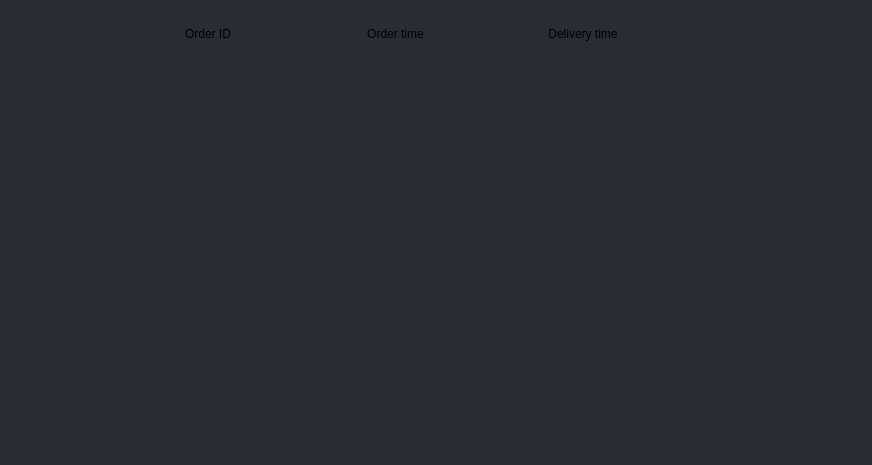
                         <widget class="QWidget" name="scrollAreaWidgetContents_4">
                          <property name="geometry">
                           <rect>
                            <x>0</x>
                            <y>0</y>
                            <width>872</width>
                            <height>465</height>
                           </rect>
                          </property>
                          <property name="styleSheet">
                           <string notr="true">background-color: rgb(40, 44, 52);</string>
                          </property>
                          <layout class="QGridLayout" name="gridLayout_2">
                           <item row="0" column="1">
                            <widget class="QLabel" name="label_227">
                             <property name="minimumSize">
                              <size>
                               <width>0</width>
                               <height>40</height>
                              </size>
                             </property>
                             <property name="maximumSize">
                              <size>
                               <width>16777215</width>
                               <height>40</height>
                              </size>
                             </property>
                             <property name="styleSheet">
                              <string notr="true">font: 14pt &quot;Times New Roman&quot;;</string>
                             </property>
                             <property name="text">
                              <string>Order ID</string>
                             </property>
                             <property name="alignment">
                              <set>Qt::AlignCenter</set>
                             </property>
                            </widget>
                           </item>
                           <item row="0" column="3">
                            <widget class="QLabel" name="label_225">
                             <property name="minimumSize">
                              <size>
                               <width>0</width>
                               <height>40</height>
                              </size>
                             </property>
                             <property name="maximumSize">
                              <size>
                               <width>16777215</width>
                               <height>40</height>
                              </size>
                             </property>
                             <property name="styleSheet">
                              <string notr="true">font: 14pt &quot;Times New Roman&quot;;</string>
                             </property>
                             <property name="text">
                              <string>Delivery time</string>
                             </property>
                             <property name="alignment">
                              <set>Qt::AlignCenter</set>
                             </property>
                            </widget>
                           </item>
                           <item row="3" column="0">
                            <widget class="QLabel" name="label_233">
                             <property name="minimumSize">
                              <size>
                               <width>0</width>
                               <height>40</height>
                              </size>
                             </property>
                             <property name="maximumSize">
                              <size>
                               <width>16777215</width>
                               <height>40</height>
                              </size>
                             </property>
                             <property name="text">
                              <string/>
                             </property>
                            </widget>
                           </item>
                           <item row="0" column="0">
                            <widget class="QLabel" name="label_222">
                             <property name="minimumSize">
                              <size>
                               <width>0</width>
                               <height>40</height>
                              </size>
                             </property>
                             <property name="maximumSize">
                              <size>
                               <width>100</width>
                               <height>40</height>
                              </size>
                             </property>
                             <property name="text">
                              <string/>
                             </property>
                            </widget>
                           </item>
                           <item row="2" column="0">
                            <widget class="QLabel" name="label_232">
                             <property name="minimumSize">
                              <size>
                               <width>0</width>
                               <height>40</height>
                              </size>
                             </property>
                             <property name="maximumSize">
                              <size>
                               <width>16777215</width>
                               <height>40</height>
                              </size>
                             </property>
                             <property name="text">
                              <string/>
                             </property>
                            </widget>
                           </item>
                           <item row="6" column="0">
                            <widget class="QLabel" name="label_236">
                             <property name="minimumSize">
                              <size>
                               <width>0</width>
                               <height>40</height>
                              </size>
                             </property>
                             <property name="maximumSize">
                              <size>
                               <width>16777215</width>
                               <height>40</height>
                              </size>
                             </property>
                             <property name="text">
                              <string/>
                             </property>
                            </widget>
                           </item>
                           <item row="4" column="0">
                            <widget class="QLabel" name="label_234">
                             <property name="minimumSize">
                              <size>
                               <width>0</width>
                               <height>40</height>
                              </size>
                             </property>
                             <property name="maximumSize">
                              <size>
                               <width>16777215</width>
                               <height>40</height>
                              </size>
                             </property>
                             <property name="text">
                              <string/>
                             </property>
                            </widget>
                           </item>
                           <item row="1" column="0">
                            <widget class="QLabel" name="label_231">
                             <property name="minimumSize">
                              <size>
                               <width>0</width>
                               <height>40</height>
                              </size>
                             </property>
                             <property name="maximumSize">
                              <size>
                               <width>16777215</width>
                               <height>40</height>
                              </size>
                             </property>
                             <property name="text">
                              <string/>
                             </property>
                            </widget>
                           </item>
                           <item row="8" column="0">
                            <widget class="QLabel" name="label_238">
                             <property name="minimumSize">
                              <size>
                               <width>0</width>
                               <height>40</height>
                              </size>
                             </property>
                             <property name="maximumSize">
                              <size>
                               <width>16777215</width>
                               <height>40</height>
                              </size>
                             </property>
                             <property name="text">
                              <string/>
                             </property>
                            </widget>
                           </item>
                           <item row="0" column="2">
                            <widget class="QLabel" name="label_224">
                             <property name="minimumSize">
                              <size>
                               <width>0</width>
                               <height>40</height>
                              </size>
                             </property>
                             <property name="maximumSize">
                              <size>
                               <width>16777215</width>
                               <height>40</height>
                              </size>
                             </property>
                             <property name="styleSheet">
                              <string notr="true">font: 14pt &quot;Times New Roman&quot;;</string>
                             </property>
                             <property name="text">
                              <string>Order time</string>
                             </property>
                             <property name="alignment">
                              <set>Qt::AlignCenter</set>
                             </property>
                            </widget>
                           </item>
                           <item row="5" column="0">
                            <widget class="QLabel" name="label_235">
                             <property name="minimumSize">
                              <size>
                               <width>0</width>
                               <height>40</height>
                              </size>
                             </property>
                             <property name="maximumSize">
                              <size>
                               <width>16777215</width>
                               <height>40</height>
                              </size>
                             </property>
                             <property name="text">
                              <string/>
                             </property>
                            </widget>
                           </item>
                           <item row="0" column="4">
                            <widget class="QLabel" name="label_229">
                             <property name="maximumSize">
                              <size>
                               <width>16777215</width>
                               <height>0</height>
                              </size>
                             </property>
                             <property name="text">
                              <string/>
                             </property>
                            </widget>
                           </item>
                           <item row="7" column="0">
                            <widget class="QLabel" name="label_237">
                             <property name="minimumSize">
                              <size>
                               <width>0</width>
                               <height>40</height>
                              </size>
                             </property>
                             <property name="maximumSize">
                              <size>
                               <width>16777215</width>
                               <height>40</height>
                              </size>
                             </property>
                             <property name="text">
                              <string/>
                             </property>
                            </widget>
                           </item>
                          </layout>
                         </widget>
